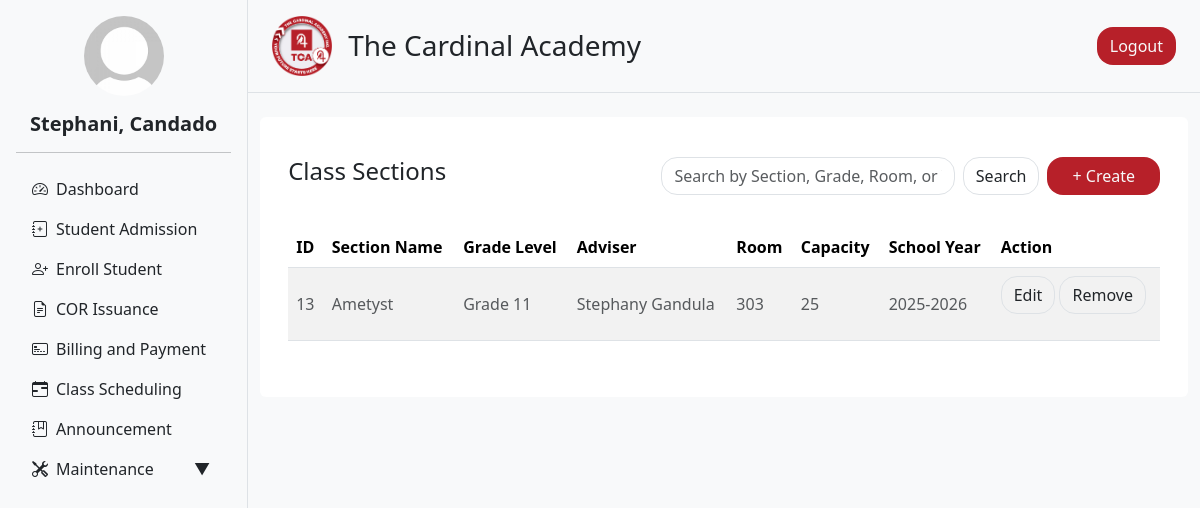
Page /admin/sectioning.php?status=error (signed in) on the committed database.
### tables this page shows
CREATE TABLE `sections` (
  `section_id` int(11) NOT NULL,
  `section_name` varchar(100) NOT NULL,
  `grade_level` varchar(20) NOT NULL,
  `teacher_id` int(11) NOT NULL,
  `room` varchar(50) DEFAULT NULL,
  `strand` varchar(1000) DEFAULT NULL,
  `capacity` int(11) NOT NULL,
  `school_year` varchar(20) DEFAULT NULL,
  `created_at` timestamp NOT NULL DEFAULT current_timestamp()
);

### admin/user_info.php (called while the page is built, shortened)
<?php
include '../db_connection.php';
function getUserInfo() {
    global $conn;
    $user_id = $_SESSION['user_id'];
    $sql = "SELECT first_name, last_name, profile FROM users WHERE user_id = ?";
    $stmt = $conn->prepare($sql);
    $stmt->bind_param("i", $user_id);
    $stmt->execute();
    $result = $stmt->get_result();
    $user = $result->fetch_assoc();
    $full_name = htmlspecialchars($user['first_name'] . ', ' . $user['last_name']);
    $profile_image = !empty($user['profile'])
        ? '../static/uploads/' . htmlspecialchars($user['profile'])
        : '../static/uploads/default_profile.jpg';
    return [
        'full_name' => $full_name,
        'profile_image' => $profile_image
    ];
}
?>

### admin/sectioning.php (the view, shortened to what this page needs)
<?php include '../db_connection.php'; ?>
<?php
$limit = 10;
$page = isset($_GET['page']) && is_numeric($_GET['page']) ? (int) $_GET['page'] : 1;
$search = isset($_GET['search']) ? trim($_GET['search']) : '';
$offset = ($page - 1) * $limit;
$query = "SELECT
            sections.section_id,
            sections.section_name,
            sections.grade_level,
            sections.room,
            sections.capacity,
            sections.school_year,
            CONCAT(users.first_name, ' ', users.last_name) AS teacher_name
          FROM sections
          LEFT JOIN users ON sections.teacher_id = users.user_id
          WHERE section_name LIKE '%$search%'
             OR grade_level LIKE '%$search%'
             OR room LIKE '%$search%'
             OR school_year LIKE '%$search%'
          ORDER BY grade_level ASC
          LIMIT $limit OFFSET $offset";
$result = mysqli_query($conn, $query);
?>
<!DOCTYPE html>
<html lang="en">
<head>
  <?php include 'header.php'; ?>
</head>
<body>
<div class="d-flex flex-row bg-light">
  <?php include 'navigation.php'; ?>
  <div class="content flex-grow-1">
    <?php include 'nav_top.php'; ?>
    <div class="container my-4">
      <div class="row g-4">
        <div class="col-12">
          <div class="rounded p-3 bg-white">
            <div class="container my-4">
              <div class="row mb-3">
                <div class="col-12 col-md-5">
                  <h4>Class Sections</h4>
                </div>
                <div class="col-12 col-md-7 d-flex justify-content-between align-items-center flex-wrap gap-2">
                  <form method="GET" action="" class="flex-grow-1">
                    <div class="input-group">
                        <input
                        class="form-control rounded rounded-4"
                        type="text"
                        name="search"
                        value="<?= htmlspecialchars($search ?? '') ?>"
                        placeholder="Search by Section, Grade, Room, or Year"
                        >
                        <button class="btn border ms-2 rounded rounded-4" type="submit">Search</button>
                    </div>
                  </form>
                  <a href="create_sections.php?nav_drop=true" class="btn bg-main text-light rounded rounded-4 px-4">
                    + Create
                  </a>
                </div>
                <div class="col-12 pt-3">
                </div>
              </div>
              <div class="table-responsive">
                <table class="table table-hover table-striped" style="cursor: pointer">
                  <thead>
                    <tr>
                      <th>ID</th>
                      <th>Section Name</th>
                      <th>Grade Level</th>
                      <th>Adviser</th>
                      <th>Room</th>
                      <th>Capacity</th>
                      <th>School Year</th>
                      <th>Action</th>
                    </tr>
                  </thead>
                  <tbody>
                    <?php if (mysqli_num_rows($result) > 0): ?>
                      <?php while ($row = mysqli_fetch_assoc($result)): ?>
                        <tr class="clickable-row"
                            data-id="<?= $row['section_id'] ?>"
                            data-grade="<?= htmlspecialchars($row['grade_level']) ?>">
                          <td><p class="text-muted pt-3 pb-3 mb-0"><?= htmlspecialchars($row['section_id']) ?></p></td>
                          <td><p class="text-muted pt-3 pb-3 mb-0"><?= htmlspecialchars($row['section_name']) ?></p></td>
                          <td><p class="text-muted pt-3 pb-3 mb-0"><?= htmlspecialchars($row['grade_level']) ?></p></td>
                          <td><p class="text-muted pt-3 pb-3 mb-0"><?= htmlspecialchars($row['teacher_name'] ?? 'Unassigned') ?></p></td>
                          <td><p class="text-muted pt-3 pb-3 mb-0"><?= htmlspecialchars($row['room']) ?></p></td>
                          <td><p class="text-muted pt-3 pb-3 mb-0"><?= htmlspecialchars($row['capacity']) ?></p></td>
                          <td><p class="text-muted pt-3 pb-3 mb-0"><?= htmlspecialchars($row['school_year']) ?></p></td>
                          <td>
                            <a href="edit_section.php?id=<?= urlencode($row['section_id']) ?>&nav_drop=true" class="btn border rounded rounded-4">Edit</a>
                            <a href="delete_section.php?id=<?= urlencode($row['section_id']) ?>&nav_drop=true"
                              class="btn border rounded rounded-4"
                              onclick="return confirm('Are you sure you want to delete this section?');">
                              Remove
                            </a>
                          </td>
                        </tr>
                      <?php endwhile; ?>
                    <?php endif; ?>
                  </tbody>
                </table>
              </div>
            </div>
          </div>
        </div>
      </div>
    </div>
  </div>
</div>
</body>
</html>

### static/css/styles.css (style rules this page uses)
.content { width: 80%; }

### static/css/landing.css (style rules this page uses)
.bg-main { background-color: #b72029; }
body { margin: 0; padding: 0; height: 100%; }

### rows in the picture
sections: section_id "13", section_name "Ametyst", grade_level "Grade 11", teacher_name "Stephany Gandula", room "303", capacity "25", school_year "2025-2026"

### other values in the picture
$full_name "Stephani, Candado"
